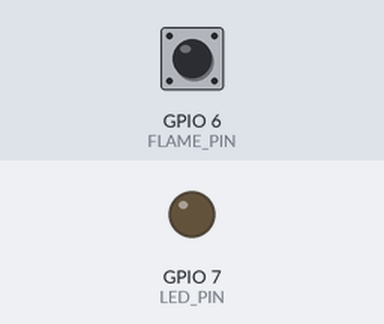
Bench run of a sketch on a simulated ESP32-S3. On the bench: output pins drawn as LEDs (lit = HIGH). Dashed ring = blinking. The inputs (shaded band) are chosen by the test bench; at power-on: GPIO 6 (FLAME_PIN) HIGH. WiFi joins after 1.5 s; servers stay silent unless stated; web services answer with replies made up by the test bench; what the sketch prints to the serial monitor is not drawn.

Above: at 2.7 s.
2.8 s: GPIO 6 (FLAME_PIN) driven LOW
At 4.0 s:
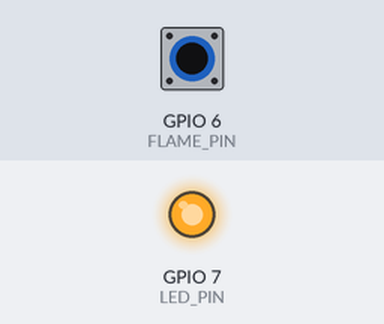
4.3 s: GPIO 6 (FLAME_PIN) driven HIGH
At 5.4 s:
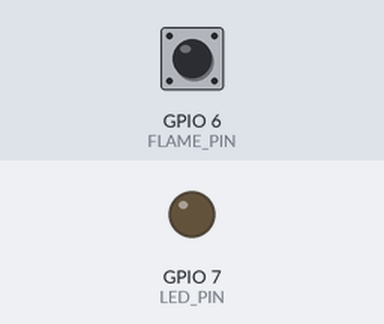
7.3 s: GPIO 6 (FLAME_PIN) pulsed LOW 5 times (0.12 s each, 0.3 s apart)
At 7.36 s:
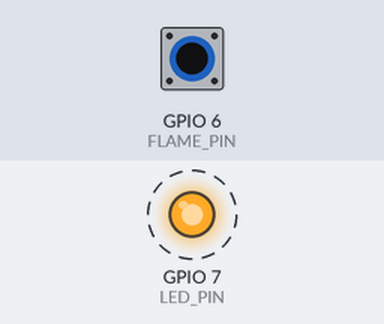
11.8 s: GPIO 6 (FLAME_PIN) pulsed LOW 2 times (0.12 s each, 0.3 s apart)
At 13.3 s:
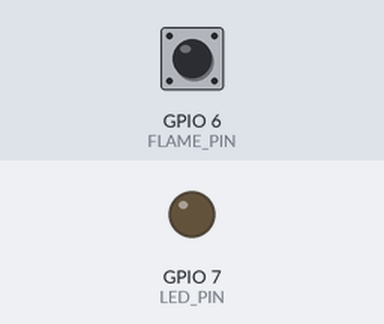
Timing chart, 0 to 14.8 s (numbered marks = the images above; inputs shaded):
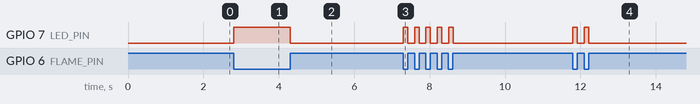

The sketch:

code.ino
```cpp
#include <WiFi.h>
#include <HTTPClient.h>

#define FLAME_PIN 6
#define LED_PIN 7

const char* ssid = "TON_SSID_2.4GHz";
const char* password = "TON_MOT_DE_PASSE";
String apiKey = "TON_WRITE_API_KEY";

unsigned long previousMillis = 0;
const unsigned long thingSpeakInterval = 15000; // 15s

int flameState = 0;

void setup() {
  Serial.begin(115200);
  pinMode(FLAME_PIN, INPUT_PULLUP);
  pinMode(LED_PIN, OUTPUT);

  WiFi.begin(ssid, password);
  Serial.print("Connecting to WiFi");
  while (WiFi.status() != WL_CONNECTED) {
    delay(500);
    Serial.print(".");
  }
  Serial.println("\nWiFi Connected");
}

void loop() {
  unsigned long currentMillis = millis();

  // ===== Read flame sensor =====
  flameState = digitalRead(FLAME_PIN);
  Serial.print("Flame: ");
  Serial.println(flameState == LOW ? "Detected" : "None");

  digitalWrite(LED_PIN, flameState == LOW ? HIGH : LOW);

  // ===== Send to ThingSpeak every 15s =====
  if (currentMillis - previousMillis >= thingSpeakInterval) {
    previousMillis = currentMillis;

    if (WiFi.status() == WL_CONNECTED) {
      HTTPClient http;
      String url = "http://api.thingspeak.com/update?api_key=" + apiKey +
                   "&field1=" + String(flameState == LOW ? 1 : 0);
      http.begin(url);
      int httpCode = http.GET();
      http.end();

      Serial.println(httpCode > 0 ? "📤 Data sent to ThingSpeak" : "❌ Failed to send");
    }
  }
}
```

Measured:
- after the input at 2.8 s, GPIO 7 (LED_PIN): LOW → HIGH at once
- after the input at 4.3 s, GPIO 7 (LED_PIN): HIGH → LOW at once
- after the input at 7.3 s, GPIO 7 (LED_PIN): alternates HIGH for 0.12 s and LOW for 0.18 s, 10 changes in all, then stays LOW, starting at once
- after the input at 11.8 s, GPIO 7 (LED_PIN): alternates HIGH for 0.12 s and LOW for 0.18 s, 4 changes in all, then stays LOW, starting at once
